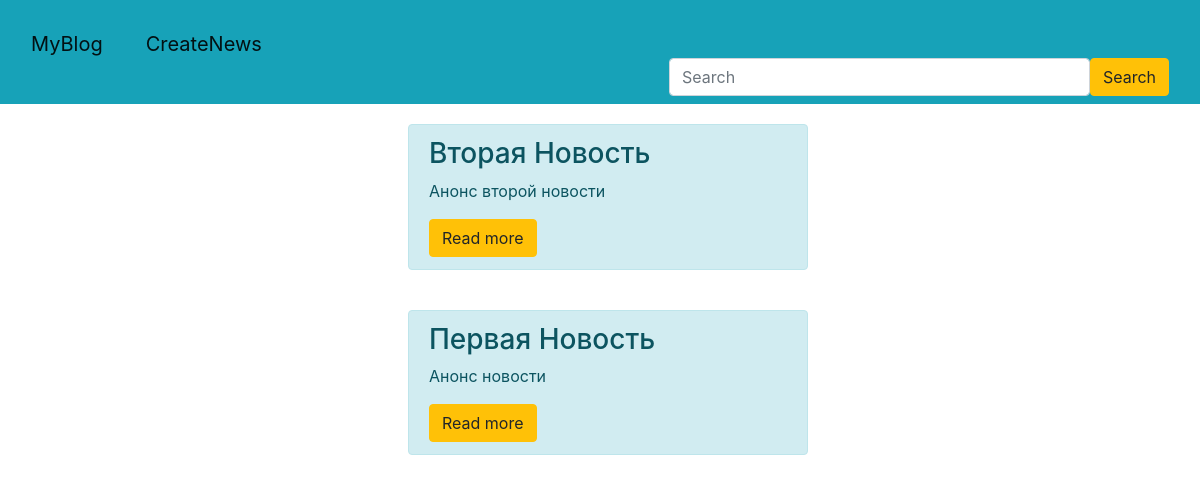
/, run on an earlier commit of the app's database.
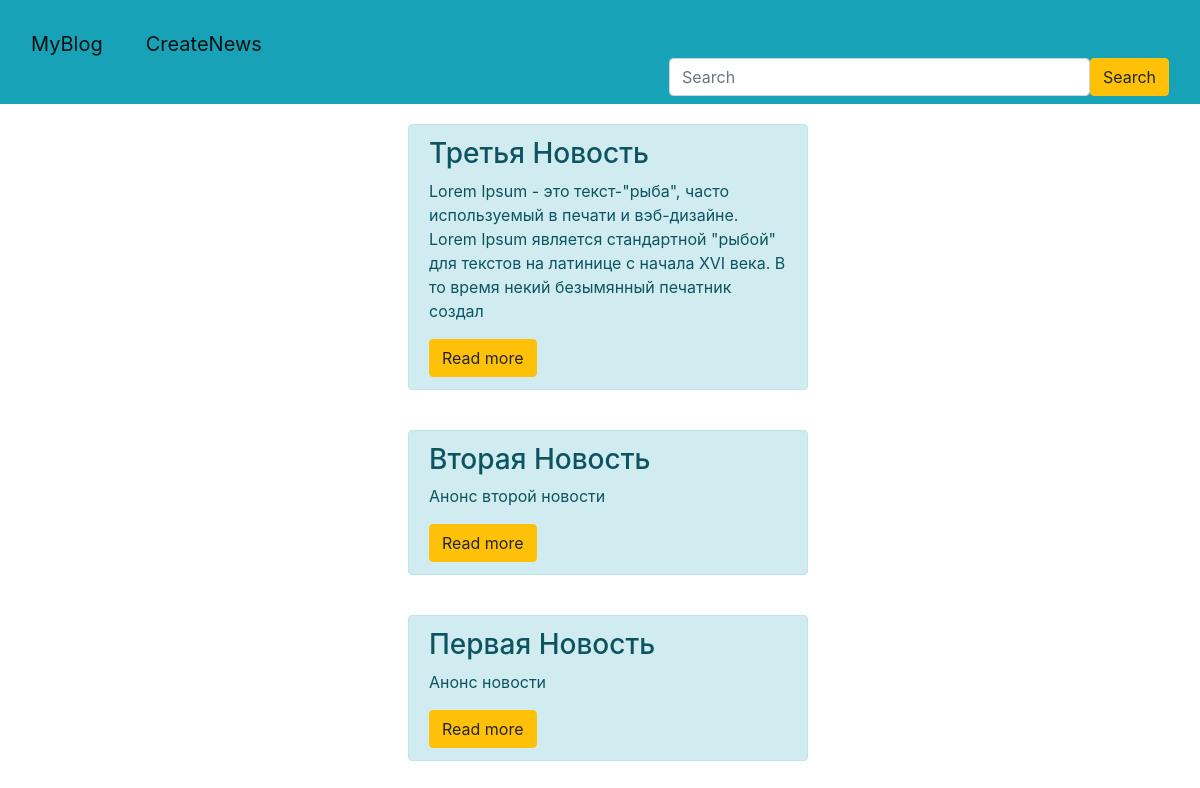
And on a later commit of the database.
### news/models.py (models this page shows, shortened)
class MyNews(models.Model):
    title = models.CharField('Название', max_length=150)
    anons = models.CharField('Анонс', max_length=250)
    context = models.TextField('Описание')
    date = models.DateTimeField('Дата публикации')
    class Meta:
        verbose_name = 'Новость'
        verbose_name_plural = 'Новости'

### news/views.py (the view)
# urls.py: path('', views.index, name='home'),
def index(request):
    news = MyNews.objects.order_by('-date')
    return render(request, 'news/index.html', {'news': news})

### news/templates/news/index.html (shortened to what this page needs)
{% extends 'news/base.html' %}
{% block content %}
<div>
    {% for i in news %}
        <div class="alert alert-info">
            <h3>{{ i.title }}</h3>
            <p>{{ i.anons }}</p>
            <a href="{% url 'news_detail' i.id %}" class="btn btn-warning">Read more</a>
        </div>
    {% endfor %}
</div>
{% endblock %}

What changed in the data, as far as the page shows it:
added MyNews: title "Третья Новость", anons "Lorem Ipsum - это текст-\"рыба\", часто используемый в печати и вэб-дизайне. Lorem Ipsum является стандартной \"рыбой\" для текстов на латинице с начала XVI века. В то время некий безымянный печатник создал"
